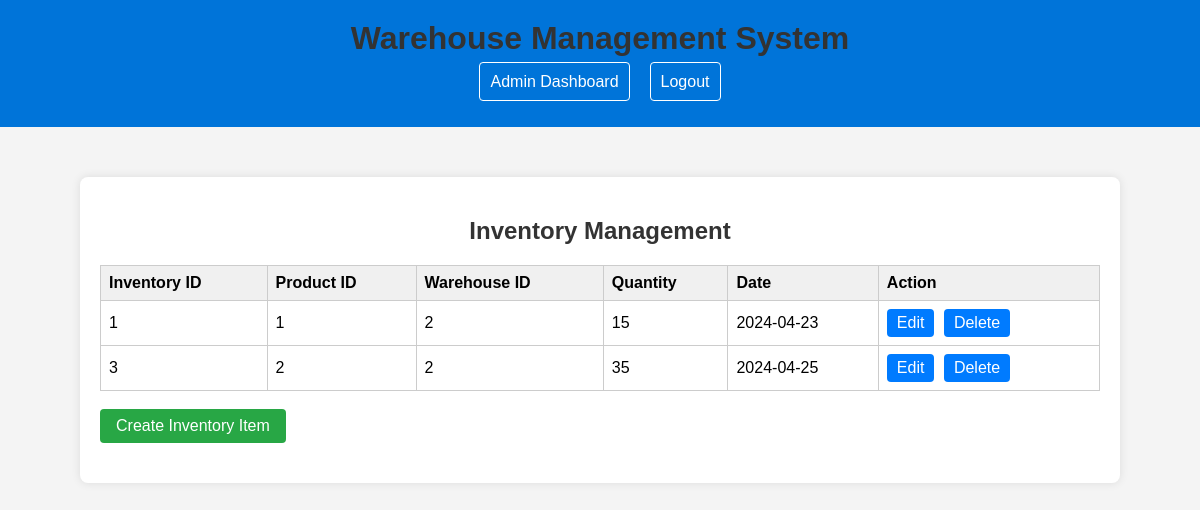
Page /inventory_manage.php (signed in) on the committed database.
### tables this page shows
CREATE TABLE `inventory` (
  `inventory_id` int(11) NOT NULL,
  `product_id` int(11) NOT NULL,
  `warehouse_id` int(11) NOT NULL,
  `quantity` int(11) NOT NULL,
  `date` date NOT NULL
);

### inventory_manage.php (the view, shortened to what this page needs)
<?php
require_once 'db_config.php';
$sql = "SELECT * FROM inventory";
$result = mysqli_query($conn, $sql);
$inventory = mysqli_fetch_all($result, MYSQLI_ASSOC);
?>
<!DOCTYPE html>
<html lang="en">
<head>
</head>
<body>
    <?php include 'header.php'; ?>
    <div class="manage-container">
        <h2>Inventory Management</h2>
        <table>
            <tr>
                <th>Inventory ID</th>
                <th>Product ID</th>
                <th>Warehouse ID</th>
                <th>Quantity</th>
                <th>Date</th>
                <th>Action</th>
            </tr>
            <?php foreach($inventory as $item): ?>
                <tr>
                    <td><?php echo $item['inventory_id']; ?></td>
                    <td><?php echo $item['product_id']; ?></td>
                    <td><?php echo $item['warehouse_id']; ?></td>
                    <td><?php echo $item['quantity']; ?></td>
                    <td><?php echo $item['date']; ?></td>
                    <td>
                        <?php if($_SESSION['role'] == 'admin' || $_SESSION['role'] == 'manager'): ?>
                            <a href="edit_inventory.php?inventory_id=<?php echo $item['inventory_id']; ?>">Edit</a>
                        <?php endif; ?>
                        <?php if($_SESSION['role'] == 'admin'): ?>
                            <a href="delete_inventory.php?inventory_id=<?php echo $item['inventory_id']; ?>">Delete</a>
                        <?php endif; ?>
                    </td>
                </tr>
            <?php endforeach; ?>
        </table>
        <?php if($_SESSION['role'] == 'admin' || $_SESSION['role'] == 'manager'): ?>
            <a href="create_inventory.php" class="create-inventory-link">Create Inventory Item</a>
        <?php endif; ?>
    </div>
</body>
</html>

### inventory_manage.php (style rules this page uses)
body { font-family: Arial, sans-serif; background-color: #f4f4f4; margin: 0; padding: 0; }
.manage-container { background-color: #fff; padding: 20px; border-radius: 8px; box-shadow: 0 0 10px rgba(0, 0, 0, 0.1); max-width: 1000px; margin: 50px auto; }
h1, h2 { text-align: center; color: #333; }
table { width: 100%; border-collapse: collapse; }
th, td { border: 1px solid #ccc; padding: 8px; text-align: left; }
th { background-color: #f0f0f0; }
.create-inventory-link { display: inline-block; padding: 8px 16px; margin-bottom: 20px; background-color: #28a745; color: #fff; text-decoration: none; border-radius: 4px; transition: background-color 0.3s; }
td a { text-decoration: none; color: #fff; margin-right: 5px; padding: 5px 10px; border-radius: 4px; background-color: #007bff; transition: background-color 0.3s; display: inline-block; }

### rows in the picture
inventory: inventory_id "1", product "1", warehouse "2", quantity "15", date "2024-04-23"
inventory: inventory_id "3", product "2", warehouse "2", quantity "35", date "2024-04-25"
